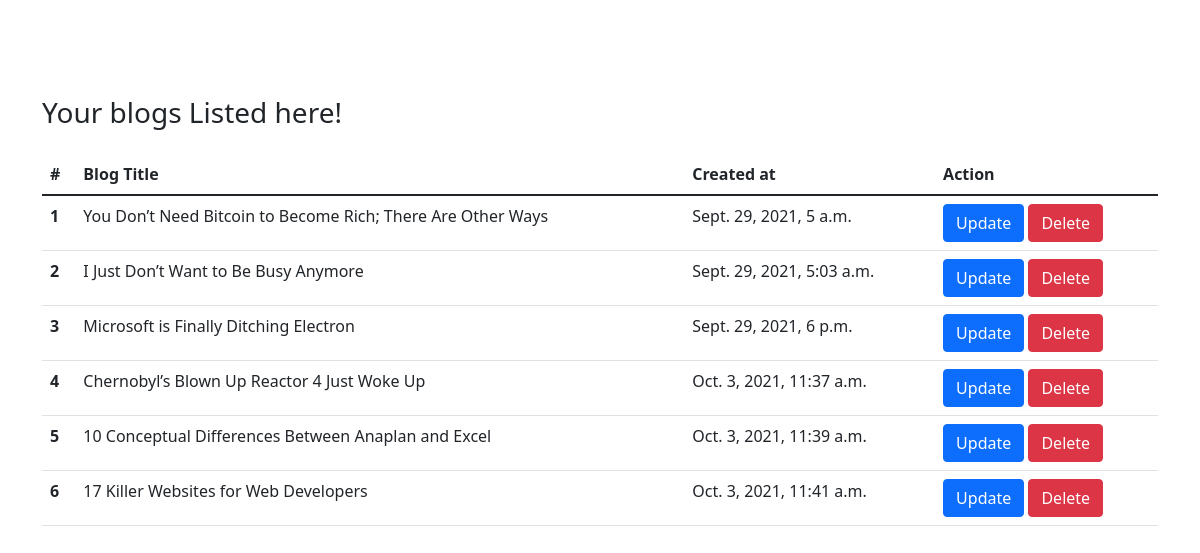
Screenshot of /see-blog/ (signed in) with the database file from the repository.
### home/models.py (models this page shows, shortened)
class BlogModel(models.Model):
    title=models.CharField(max_length=1000)
    content= FroalaField()
    user=models.ForeignKey(User, blank=True,null=True,on_delete=models.CASCADE)
    slug=models.SlugField(max_length=1000, null=True , blank=True)
    image=models.ImageField(upload_to='blog')
    created_at=models.DateTimeField(auto_now_add=True)
    updated_at=models.DateTimeField(auto_now=True)
    def __str__(self):
        return self.title

### home/views.py (the view)
# urls.py: path("see-blog/" , see_blog , name="see_blog"),
def see_blog(request):
    context = {}
    try:
        blog_objs = BlogModel.objects.filter(user = request.user)
        context['blog_objs'] =  blog_objs
    except Exception as e:
        print(e)
    print(context)
    return render(request , 'see_blog.html' ,context)

### home/templates/see_blog.html (shortened to what this page needs)
<!DOCTYPE html>
<html lang="en">
<head>
    <link href="https://cdn.jsdelivr.net/npm/bootstrap@5.1.1/dist/css/bootstrap.min.css" rel="stylesheet">
</head>
<body>
    <section>
        <div class="container my-5 py-5">
            <h3 class="mb-4">Your blogs Listed here!</h3>
            <table class="table table-hover">
                <thead>
                    <tr>
                        <th scope="col">#</th>
                        <th scope="col">Blog Title</th>
                        <th scope="col">Created at</th>
                        <th scope="col">Action</th>
                    </tr>
                </thead>
                <tbody>
                    {% for blog in blog_objs %}
                    <tr>
                        <th scope="row">{{forloop.counter}}</th>
                        <td>{{blog.title}}</td>
                        <td>{{blog.created_at}}</td>
                        <td>
                            <a href="{% url 'blog_update' blog.slug %}" class="btn btn-primary">Update</a>
                            <a href="{% url 'blog_delete' blog.id %}" class="btn btn-danger">Delete</a>
                        </td>
                    </tr>
                    {% endfor %}
                </tbody>
            </table>
    </section>
</body>
</html>

### rows the page displays
BlogModel: title "You Don’t Need Bitcoin to Become Rich; There Are Other Ways", created_at "Sept. 29, 2021, 5 a.m."
BlogModel: title "I Just Don’t Want to Be Busy Anymore", created_at "Sept. 29, 2021, 5:03 a.m."
BlogModel: title "Microsoft is Finally Ditching Electron", created_at "Sept. 29, 2021, 6 p.m."
BlogModel: title "Chernobyl’s Blown Up Reactor 4 Just Woke Up", created_at "Oct. 3, 2021, 11:37 a.m."
BlogModel: title "10 Conceptual Differences Between Anaplan and Excel", created_at "Oct. 3, 2021, 11:39 a.m."
BlogModel: title "17 Killer Websites for Web Developers", created_at "Oct. 3, 2021, 11:41 a.m."
